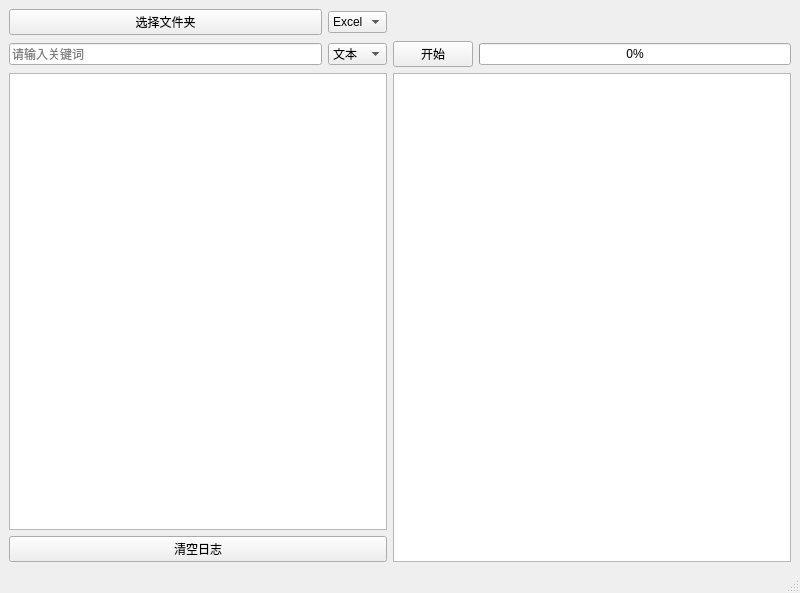
<?xml version="1.0" encoding="UTF-8"?>
<ui version="4.0">
 <class>MainWindow</class>
 <widget class="QMainWindow" name="MainWindow">
  <property name="geometry">
   <rect>
    <x>0</x>
    <y>0</y>
    <width>800</width>
    <height>593</height>
   </rect>
  </property>
  <property name="windowTitle">
   <string>MainWindow</string>
  </property>
  <widget class="QWidget" name="centralwidget">
   <layout class="QGridLayout" name="gridLayout">
    <item row="1" column="0">
     <widget class="QPushButton" name="btn_select">
      <property name="text">
       <string>选择文件夹</string>
      </property>
     </widget>
    </item>
    <item row="1" column="1" colspan="2">
     <widget class="QComboBox" name="comboBox_file">
      <item>
       <property name="text">
        <string>Excel</string>
       </property>
      </item>
      <item>
       <property name="text">
        <string>Word</string>
       </property>
      </item>
     </widget>
    </item>
    <item row="2" column="0">
     <widget class="QLineEdit" name="lineEdit">
      <property name="text">
       <string/>
      </property>
      <property name="placeholderText">
       <string>请输入关键词</string>
      </property>
     </widget>
    </item>
    <item row="2" column="1" colspan="2">
     <widget class="QComboBox" name="comboBox_type">
      <item>
       <property name="text">
        <string>文本</string>
       </property>
      </item>
      <item>
       <property name="text">
        <string>数值</string>
       </property>
      </item>
     </widget>
    </item>
    <item row="2" column="3">
     <widget class="QPushButton" name="btn_start">
      <property name="text">
       <string>开始</string>
      </property>
     </widget>
    </item>
    <item row="2" column="4">
     <widget class="QProgressBar" name="progressBar">
      <property name="enabled">
       <bool>true</bool>
      </property>
      <property name="value">
       <number>0</number>
      </property>
      <property name="textVisible">
       <bool>true</bool>
      </property>
     </widget>
    </item>
    <item row="1" column="3" colspan="2">
     <widget class="QLabel" name="lab_address">
      <property name="text">
       <string/>
      </property>
     </widget>
    </item>
    <item row="3" column="0" colspan="3">
     <widget class="QTextEdit" name="textEdit"/>
    </item>
    <item row="3" column="3" rowspan="2" colspan="2">
     <widget class="QListWidget" name="listWidget"/>
    </item>
    <item row="4" column="0" colspan="3">
     <widget class="QPushButton" name="btn_clog">
      <property name="sizePolicy">
       <sizepolicy hsizetype="Minimum" vsizetype="Preferred">
        <horstretch>0</horstretch>
        <verstretch>0</verstretch>
       </sizepolicy>
      </property>
      <property name="text">
       <string>清空日志</string>
      </property>
     </widget>
    </item>
   </layout>
  </widget>
  <widget class="QStatusBar" name="statusbar"/>
  <widget class="QMenuBar" name="menubar">
   <property name="geometry">
    <rect>
     <x>0</x>
     <y>0</y>
     <width>800</width>
     <height>22</height>
    </rect>
   </property>
  </widget>
 </widget>
 <resources/>
 <connections>
  <connection>
   <sender>btn_clog</sender>
   <signal>clicked()</signal>
   <receiver>textEdit</receiver>
   <slot>clear()</slot>
   <hints>
    <hint type="sourcelabel">
     <x>226</x>
     <y>549</y>
    </hint>
    <hint type="destinationlabel">
     <x>223</x>
     <y>312</y>
    </hint>
   </hints>
  </connection>
 </connections>
</ui>
